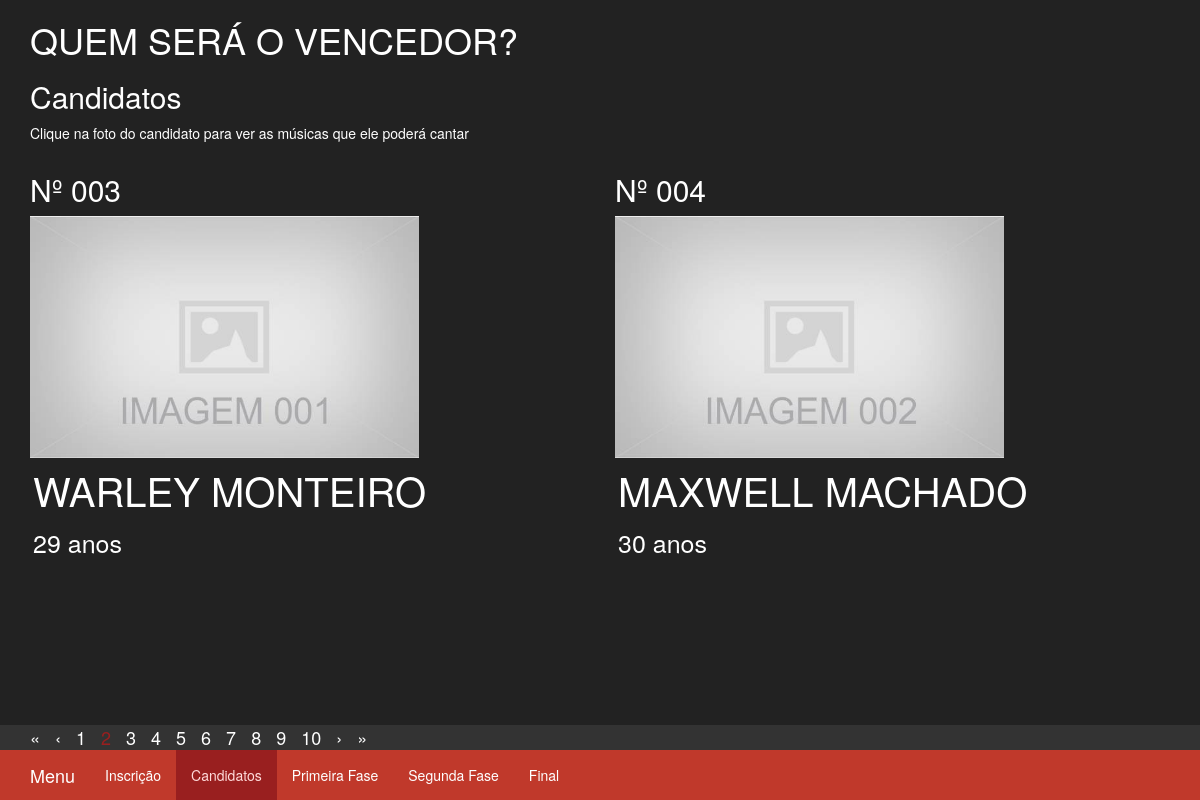
The page /candidatos.php?pagina=2 on the database its author committed.
### tables this page shows
CREATE TABLE IF NOT EXISTS `tb_candidatos` (
  `idCandidatos` int(11) NOT NULL AUTO_INCREMENT,
  `nome` varchar(50) NOT NULL,
  `idade` int(2) NOT NULL,
  `imagem` varchar(50) NOT NULL,
  `data` timestamp NOT NULL,
  `situacao` int(1) NOT NULL,
  PRIMARY KEY (`idCandidatos`)
);

### candidatos.php (the view, shortened to what this page needs)
<!DOCTYPE html>
<?php include 'conn.php'; ?>
<?php
	$maximo = 2;
	$pagina = isset($_GET['pagina']) ? ($_GET['pagina']) : '1';
	$inicio = $pagina - 1;
	$inicio = $maximo * $inicio;
	$strCount = $pdo->query("SELECT COUNT(*) AS 'canditatos' FROM tb_candidatos WHERE situacao = 1");
	$total = 0;
	if(count($strCount)){
		foreach ($strCount as $row) {
			$total = $row["canditatos"];
		}
	}
	$resultado = $pdo->query("SELECT * FROM tb_candidatos WHERE situacao = 1 ORDER BY idCandidatos ASC LIMIT $inicio,$maximo");
?>
<html lang="en">
  <head>
    <link href="css/bootstrap.min.css" rel="stylesheet">
    <link href="css/style.css" rel="stylesheet">
    <link href="css/ie10-viewport-bug-workaround.css" rel="stylesheet">
  </head>
  <body id="pgcandidatos">
	<div class="container">
		<header>
			<h1>QUEM SERÁ O VENCEDOR?</h1>
			<h2>Candidatos</h2>
			<p>Clique na foto do candidato para ver as músicas que ele poderá cantar</p>
		</header>
		<section id="candidatos">
			<div class="row">
				<?php
					if(count($resultado)){
					while ($row = $resultado->fetch(PDO::FETCH_ASSOC)) { ?>
								<div class="col-xs-6 col-sm-6 col-md-6 col-lg-6 ">
								<h2> Nº <?php echo ($row['idCandidatos'] < 10) ? "00".$row['idCandidatos'] : "0".$row['idCandidatos'] ;?> </h2>
									<a href="" data-toggle="modal" data-target="#myModal" data-id="<?php echo $row['idCandidatos'];?>" class="parametro"><img src="img/<?php echo $row['imagem'];?>" width="70%" class="img-responsive" /></a>
									<ul>
										<li class="candidato"><?php echo $row['nome'];?>  </li>
										<li class="idade"><?php echo $row['idade'];?> anos</li>
									</ul>
								</div>
					<?php }
					};
					?>
			</div>
		</section>
	</div>
	<footer>
		<div class="container">
			<nav class="paginar">
				<div class="row">
					<div class="col-md-12">
						<ul>
			<?php
			$max_links = $total;
			$previous = $pagina - 1;
			$next = $pagina + 1;
			$pgs = ceil($total / $maximo);
			if($pgs > 1 ){  ?>
			<li>
			  <a href="<?php echo $_SERVER['PHP_SELF'].'?pagina=1' ?>" title="Primeiro registro">&laquo; </a>
			</li>
			<?php
				if($previous > 0){ ?>
					<li><a href="<?php echo $_SERVER['PHP_SELF'].'?pagina='.$previous ?>" title="Registro anterior"> &lsaquo; </a></li>
				<?php
				} else{ ?>
					<li>&lsaquo;</li>
				<?php
				}
				for($i=$pagina-$max_links; $i <= $pgs; $i++) {
					if ($i <= 0){
					}else{
						if($i != $pagina){
							if($i == $pgs){  ?>
								<li><a href="<?php echo $_SERVER['PHP_SELF'].'?pagina='.($i); ?>"><?php echo $i;?> </a></li>
							<?php
							}else{ ?>
								<li><a href="<?php echo $_SERVER['PHP_SELF'].'?pagina='.($i); ?>"><?php echo $i;?></a></li>
							<?php
							}
						} else{
							if($i == $pgs){  ?>
								<li class="active"><a href="<?php echo $_SERVER['PHP_SELF'].'?pagina='.($i); ?>"><span class="atual"><?php echo $i;?></span></a></li>
							<?php
							}else{ ?>
								<li class="active"><a href="<?php echo $_SERVER['PHP_SELF'].'?pagina='.($i); ?>"><span class="atual"><?php echo $i;?> </span> </a></li>
							<?php
							}
						}
					}
				}
				$pgs = $pgs;
				if($next <= $pgs){ ?>
					<li><a href="<?php echo $_SERVER['PHP_SELF'].'?pagina='.$next ?>" title="Próximo registro"> &rsaquo; </a></li>
				<?php
				}else{ ?>
					<li>&rsaquo;</li>
				<?php
				}
				 ?>
				<li>
				  <a href="<?php echo $_SERVER['PHP_SELF'].'?pagina='.$pgs ?>" title="Último registro">
					<span aria-hidden="true">&raquo;</span>
				  </a>
				</li>
				<?php
			}
			?>
						</ul>
					</div>
				</div>
			</nav>
		</div>
		<?php include_once 'inc/menu.php';?>
	</footer>
  </body>
</html>

### css/style.css (style rules this page uses)
body { height:100%; background:#222; color:#fff; width:100%; }
footer { position:fixed; bottom:0; background:#333; width:100%; height:75px; }
#candidatos ul { list-style:none; padding:0; }
#candidatos ul li { display:inline-block; width:100%; margin:3px; }
.candidato { font-size:40px; text-transform:uppercase; }
.idade, .bloco, .numero { font-size:25px; }
.paginar ul { list-style:none; margin:0; padding:0 }
.paginar ul li { float:left; font-size:18px; margin:0 15px 0 0; }
.atual { color:#991f1f; }
a { color:#fff; }

### rows shown on the page
tb_candidatos: idCandidatos "3", imagem (picture), nome "WARLEY MONTEIRO", idade "29"
tb_candidatos: idCandidatos "4", imagem (picture), nome "MAXWELL MACHADO", idade "30"

### other values the page prints
$paginaCorrente = basename($_SERVER['SCRIPT_NAME']) "candidatos.php"
